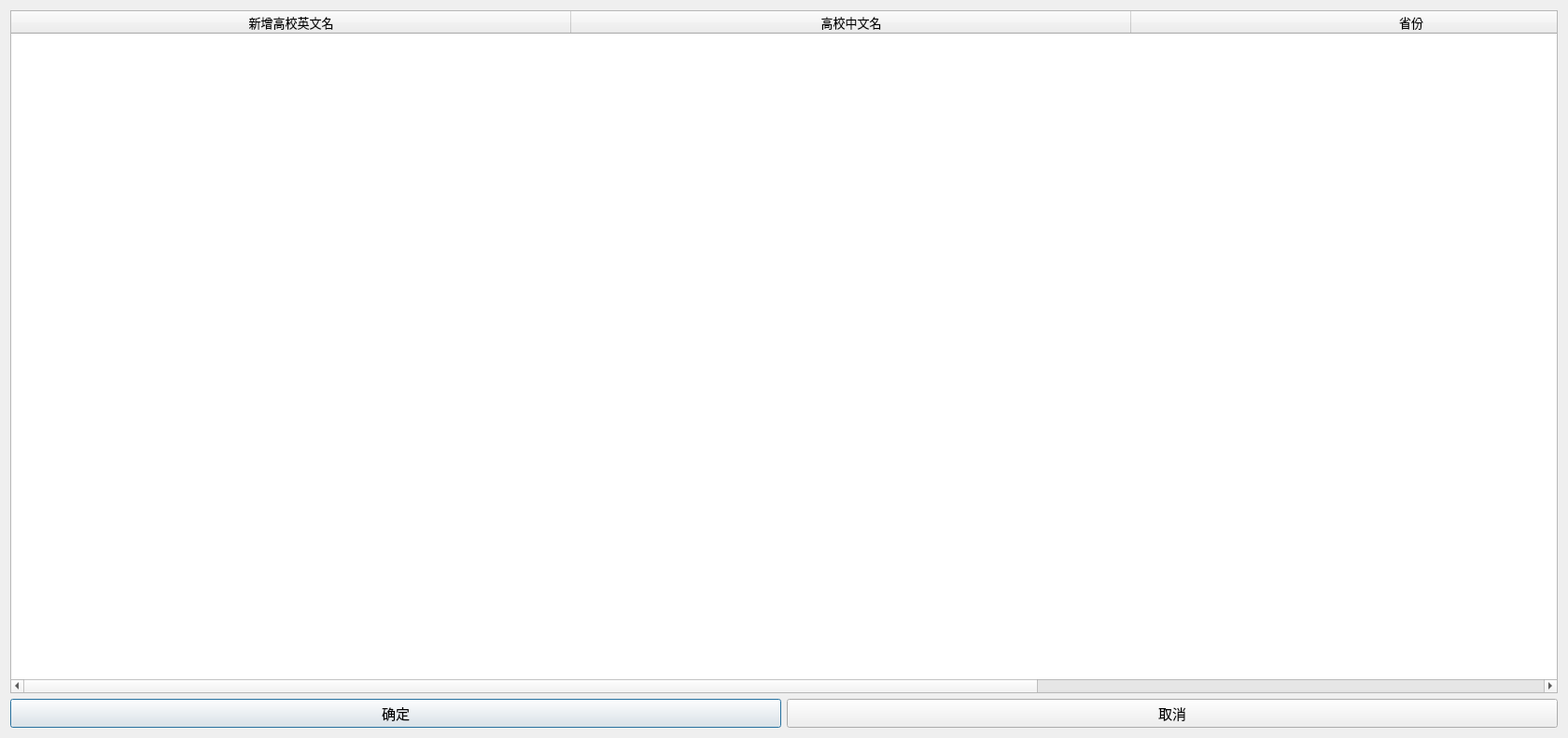
<?xml version="1.0" encoding="UTF-8"?>
<ui version="4.0">
 <class>Dialog</class>
 <widget class="QDialog" name="Dialog">
  <property name="geometry">
   <rect>
    <x>0</x>
    <y>0</y>
    <width>1680</width>
    <height>791</height>
   </rect>
  </property>
  <property name="windowTitle">
   <string>新增高校信息</string>
  </property>
  <layout class="QGridLayout" name="gridLayout">
   <item row="0" column="0" colspan="2">
    <widget class="QTableWidget" name="tableWidget">
     <property name="font">
      <font>
       <pointsize>10</pointsize>
      </font>
     </property>
     <property name="styleSheet">
      <string notr="true">QTableWidget::item{
    border-bottom:2px solid gray ; 
	border-top: 2px solid gray;
    border-left: 2px solid gray;
    border-right: 2px solid gray;
}

QTableWidget::item::selected{
    border-bottom:4px solid rgb(0, 170, 0) ; 
	border-top: 4px solid rgb(0, 170, 0);
    border-left: 4px solid rgb(0, 170, 0);
    border-right: 4px solid rgb(0, 170, 0);
}
QTableWidget::item::selected      
{
    color: black;                        
    background: rgb(170, 255, 0);  
}

</string>
     </property>
     <property name="verticalScrollBarPolicy">
      <enum>Qt::ScrollBarAsNeeded</enum>
     </property>
     <attribute name="horizontalHeaderDefaultSectionSize">
      <number>600</number>
     </attribute>
     <attribute name="verticalHeaderVisible">
      <bool>false</bool>
     </attribute>
     <attribute name="verticalHeaderMinimumSectionSize">
      <number>47</number>
     </attribute>
     <column>
      <property name="text">
       <string>新增高校英文名</string>
      </property>
     </column>
     <column>
      <property name="text">
       <string>高校中文名</string>
      </property>
     </column>
     <column>
      <property name="text">
       <string>省份</string>
      </property>
     </column>
    </widget>
   </item>
   <item row="1" column="0">
    <widget class="QPushButton" name="pushButton_okey_dia">
     <property name="font">
      <font>
       <family>微软雅黑</family>
       <pointsize>11</pointsize>
      </font>
     </property>
     <property name="text">
      <string>确定</string>
     </property>
    </widget>
   </item>
   <item row="1" column="1">
    <widget class="QPushButton" name="pushButton_cancel_dia">
     <property name="font">
      <font>
       <family>微软雅黑</family>
       <pointsize>11</pointsize>
      </font>
     </property>
     <property name="text">
      <string>取消</string>
     </property>
    </widget>
   </item>
  </layout>
 </widget>
 <resources/>
 <connections/>
</ui>
